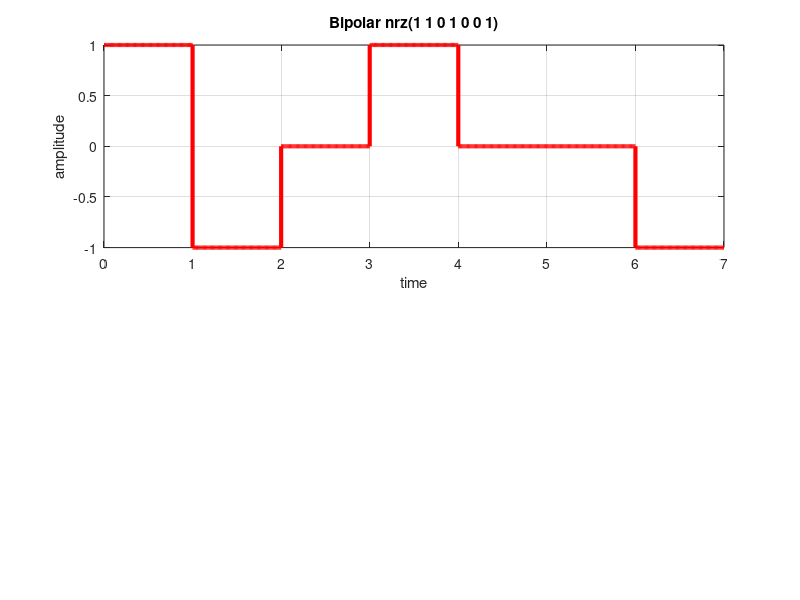

Here is the MATLAB script that generated this plot:
clear all;
close all;
fs=100;
t=0:1/fs:1;
bit=[ 1 1 0 1 0 0 1];
time=[];
dig_sig=[];
count=0;
for i=1:1:length(bit)
    if(bit(i)==1)
        count=count+1;
     if(rem(count,2)==0)
         bit(i)=-1;
     end
    end
end
for i=1:1:length(bit)
    dig_sig=[dig_sig (bit(i)==0)*zeros(1,length(t))+(bit(i)==1)*ones(1,length(t))+(bit(i)==-1)*-ones(1,length(t))];
        time=[time t];
        t=t+1;
end
  subplot(2,1,1);
plot(time,dig_sig,'r','linewidth',3)
axis([0 time(end) -1 1]);
xlabel('time');
ylabel('amplitude');
title('Bipolar nrz(1 1 0 1 0 0 1)');
grid on;





        